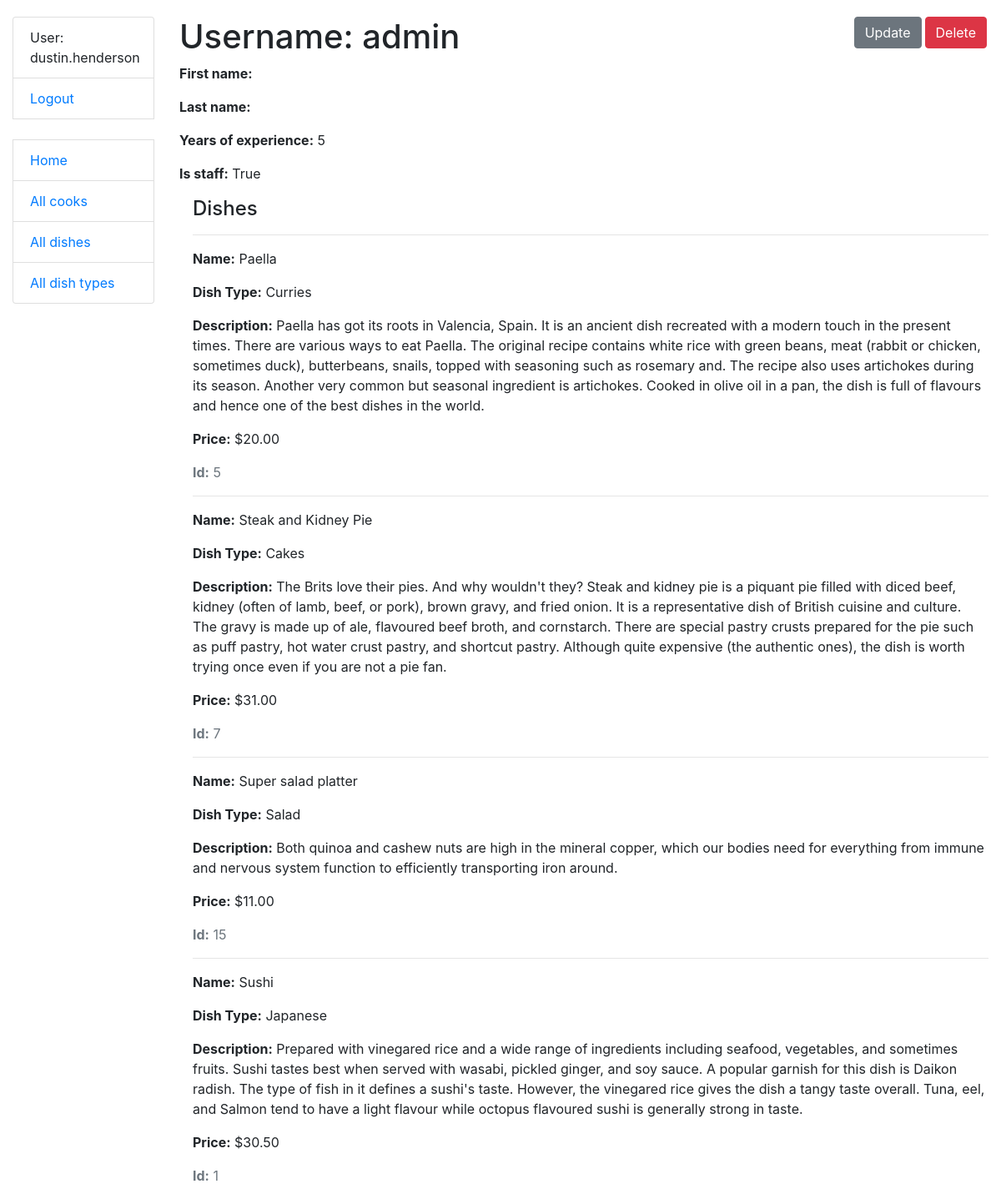
Page /cooks/1/ (signed in) on the committed database.
### kitchen/models.py (models this page shows, shortened)
class Cook(AbstractUser):
    years_of_experience = models.IntegerField(null=True, blank=True)
    class Meta:
        ordering = ["username"]

class Dish(models.Model):
    name = models.CharField(max_length=255)
    description = models.TextField()
    price = models.DecimalField(max_digits=7, decimal_places=2)
    dish_type = models.ForeignKey(
        DishType,
        on_delete=models.CASCADE,
        related_name="dishes"
    )
    cooks = models.ManyToManyField(settings.AUTH_USER_MODEL, related_name="dishes")
    class Meta:
        verbose_name_plural = "dishes"
        ordering = ["name"]

class DishType(models.Model):
    name = models.CharField(max_length=255, unique=True)
    class Meta:
        ordering = ["name"]

### kitchen/views.py (the view)
class CookDetailView(LoginRequiredMixin, generic.DetailView):
    model = Cook
    queryset = Cook.objects.prefetch_related("dishes__dish_type")

### templates/kitchen/cook_detail.html
{% extends "base.html" %}
{% block content %}
  <h1>
    Username: {{ cook.username }}
    <a href="{% url 'kitchen:cook-delete' pk=cook.id %}" class="btn btn-danger link-to-page">
      Delete
    </a>
    <a href="{% url 'kitchen:cook-update' pk=cook.id %}" class="btn btn-secondary link-to-page">
      Update
    </a>
  </h1>
  <p><strong>First name:</strong> {{ cook.first_name }}</p>
  <p><strong>Last name:</strong> {{ cook.last_name }}</p>
  <p><strong>Years of experience:</strong> {{ cook.years_of_experience }}</p>
  <p><strong>Is staff:</strong> {{ cook.is_staff }}</p>
  <div class="ml-3">
    <h4>Dishes</h4>
    {% for dish in cook.dishes.all %}
        <hr>
        <p><strong>Name:</strong> {{ dish.name }}</p>
        <p><strong>Dish Type:</strong> {{ dish.dish_type.name }}</p>
        <p><strong>Description:</strong> {{ dish.description }}</p>
        <p><strong>Price:</strong> ${{ dish.price }}</p>
        <p class="text-muted"><strong>Id:</strong> {{dish.id}}</p>
    {% empty %}
      <p>No dishes!</p>
    {% endfor %}
  </div>
{% endblock %}

### templates/includes/sidebar.html
<ul class="sidebar-nav list-group">
  {% if user.is_authenticated %}
    <li class="list-group-item">User: {{ user.username }}</li>
    <li class="list-group-item"><a href="{% url 'logout' %}">Logout</a></li>
  {% else %}
    <li class="list-group-item"><a href="{% url 'login' %}">Login</a></li>
  {% endif %}
  <br>
  <li class="list-group-item"><a href="{% url 'kitchen:index' %}">Home</a></li>
  <li class="list-group-item"><a href="{% url 'kitchen:cook-list' %}">All cooks</a></li>
  <li class="list-group-item"><a href="{% url 'kitchen:dish-list' %}">All dishes</a></li>
  <li class="list-group-item"><a href="{% url 'kitchen:dish-type-list' %}">All dish types</a></li>
</ul>

### static/css/styles.css (style rules this page uses)
body { margin-top: 20px; }
.link-to-page { float: right; margin: 0 2px 0 2px; }

### rows in the picture
Cook: username "dustin.henderson"
Cook: username "admin", years_of_experience "5", is_staff "True"
Dish: name "Paella", dish_type.name "Curries", description "Paella has got its roots in Valencia, Spain. It is an ancient dish recreated with a modern touch in the present times. There are various ways to eat Paella. The original recipe contains white rice with green beans, meat (rabbit or chicken, sometimes duck), butterbeans, snails, topped with seasoning such as rosemary and. The recipe also uses artichokes during its season. Another very common but seasonal ingredient is artichokes. Cooked in olive oil in a pan, the dish is full of flavours and hence one of the best dishes in the world.", price "20.00", id "5"
Dish: name "Steak and Kidney Pie", dish_type.name "Cakes", description "The Brits love their pies. And why wouldn't they? Steak and kidney pie is a piquant pie filled with diced beef, kidney (often of lamb, beef, or pork), brown gravy, and fried onion. It is a representative dish of British cuisine and culture. The gravy is made up of ale, flavoured beef broth, and cornstarch. There are special pastry crusts prepared for the pie such as puff pastry, hot water crust pastry, and shortcut pastry. Although quite expensive (the authentic ones), the dish is worth trying once even if you are not a pie fan.", price "31.00", id "7"
Dish: name "Super salad platter", dish_type.name "Salad", description "Both quinoa and cashew nuts are high in the mineral copper, which our bodies need for everything from immune and nervous system function to efficiently transporting iron around.", price "11.00", id "15"
Dish: name "Sushi", dish_type.name "Japanese", description "Prepared with vinegared rice and a wide range of ingredients including seafood, vegetables, and sometimes fruits. Sushi tastes best when served with wasabi, pickled ginger, and soy sauce. A popular garnish for this dish is Daikon radish. The type of fish in it defines a sushi's taste. However, the vinegared rice gives the dish a tangy taste overall. Tuna, eel, and Salmon tend to have a light flavour while octopus flavoured sushi is generally strong in taste.", price "30.50", id "1"
